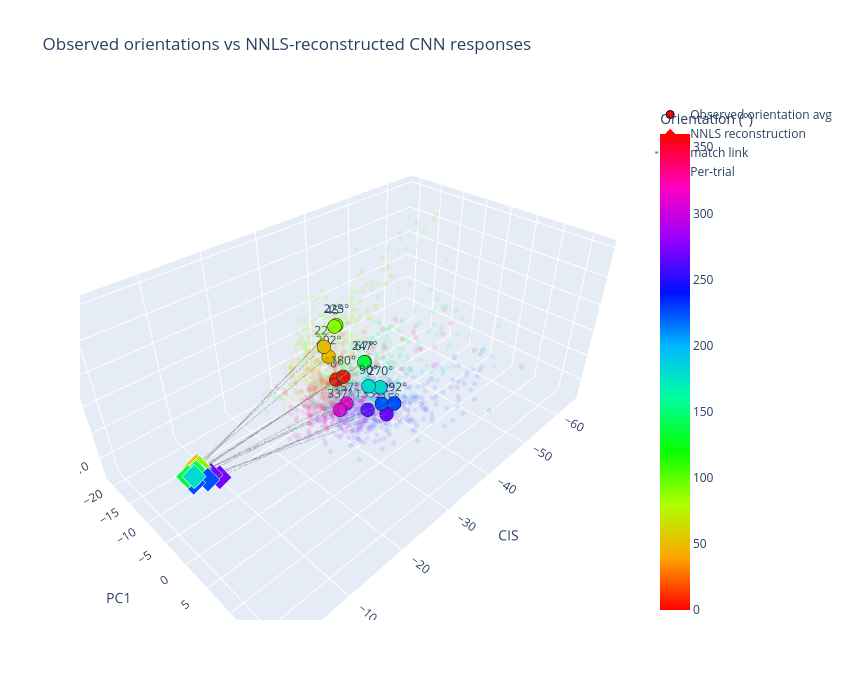

Notebook code cell kept with this figure:
### Code cell
import plotly.graph_objects as go

# Add the per-neuron prediction mean back so reconstructions live in the same
# uncentered space as `coords` (the observed orientation averages).
pred_mean       = pred_total.mean(axis=0)                          # (n_neurons,)
nnls_recon_full = recon_per_orient + pred_mean                     # (n_orient, n_neurons)
nnls_coords     = np.round(nnls_recon_full) @ proj                           # (n_orient, 3)

doubled = (np.array(visual_orientation_degs) * 2) % 360

fig = go.Figure()
fig.add_trace(go.Scatter3d(
    x=coords[:, 0], y=coords[:, 1], z=coords[:, 2],
    mode='markers+text',
    marker=dict(size=8, color=doubled, colorscale='HSV', cmin=0, cmax=360,
                line=dict(color='black', width=1),
                colorbar=dict(title='Orientation (°)')),
    text=[f'{int(o)}°' for o in visual_orientation_degs],
    textposition='top center',
    name='Observed orientation avg',
))
fig.add_trace(go.Scatter3d(
    x=nnls_coords[:, 0], y=nnls_coords[:, 1], z=nnls_coords[:, 2],
    mode='markers',
    marker=dict(size=8, color=doubled, colorscale='HSV', cmin=0, cmax=360,
                symbol='diamond', line=dict(color='white', width=1)),
    name='NNLS reconstruction',
))
for o in range(len(visual_orientation_degs)):
    fig.add_trace(go.Scatter3d(
        x=[coords[o, 0], nnls_coords[o, 0]],
        y=[coords[o, 1], nnls_coords[o, 1]],
        z=[coords[o, 2], nnls_coords[o, 2]],
        mode='lines', line=dict(color='gray', width=2, dash='dot'),
        showlegend=(o == 0), name='match link', hoverinfo='skip',
    ))
# Per-trial points overlay: low-alpha cloud showing CIS variation across trials.
trial_coords  = []
trial_doubled = []
for o_idx, orientation in enumerate(visual_orientation_degs):
    trial_times = visual_trial_df[visual_trial_df['orientation'] == orientation]['timestamp'].values[:N_VIS_TRIALS]
    for t_time in trial_times:
        trial_spikes = visual_spikes[(visual_spikes['timestamp'] >= t_time) &
                                     (visual_spikes['timestamp'] <  t_time + WINDOW_LEN)]
        x_trial = np.zeros(n_neurons)
        if not trial_spikes.empty:
            counts = trial_spikes.groupby('neuron_id').size()
            for nid, c in counts.items():
                if nid in neuron_to_idx:
                    x_trial[neuron_to_idx[nid]] = c
        trial_coords.append(x_trial @ proj)
        trial_doubled.append((int(orientation) * 2) % 360)
trial_coords  = np.array(trial_coords)
trial_doubled = np.array(trial_doubled)

fig.add_trace(go.Scatter3d(
    x=trial_coords[:, 0], y=trial_coords[:, 1], z=trial_coords[:, 2],
    mode='markers',
    marker=dict(size=3, color=trial_doubled, colorscale='HSV',
                cmin=0, cmax=360, opacity=0.1, line=dict(width=0)),
    name='Per-trial', hoverinfo='skip',
))



fig.update_layout(
    title='Observed orientations vs NNLS-reconstructed CNN responses',
    scene=dict(xaxis_title='CIS', yaxis_title='PC1', zaxis_title='PC2',
               aspectmode='data'),
    width=850, height=700,
)
fig.show()

### Figure 1 — Plotly figure (JSON) as saved in the notebook; plotly's stock layout.template omitted (floating-point values rounded to 4 significant figures; data arrays with more than 128 entries replaced by an {"elided": "..."} marker saying what was removed)
{"data": [{"marker": {"cmax": 360, "cmin": 0, "color": [0.0, 45.0, 90.0, 135.0, 180.0, 225.0, 270.0, 315.0, 0.0, 45.0, 90.0, 135.0, 180.0, 225.0, 270.0, 315.0], "colorbar": {"title": {"text": "Orientation (°)"}}, "colorscale": [[0, "#ff0000"], [0.1111, "#ffa700"], [0.2222, "#afff00"], [0.3333, "#08ff00"], [0.4444, "#00ff9f"], [0.5556, "#00b7ff"], [0.6667, "#0010ff"], [0.7778, "#9700ff"], [0.8889, "#ff00bf"], [1, "#ff0000"]], "line": {"color": "black", "width": 1}, "size": 8}, "mode": "markers+text", "name": "Observed orientation avg", "text": ["0°", "22°", "45°", "67°", "90°", "112°", "135°", "157°", "180°", "202°", "225°", "247°", "270°", "292°", "315°", "337°"], "textposition": "top center", "type": "scatter3d", "x": [-30.86, -30.82, -30.16, -28.99, -26.69, -28.18, -29.37, -29.63, -31.33, -31.02, -31.01, -29.08, -28.3, -29.29, -31.47, -27.44], "y": [-5.602, -8.218, -4.904, 2.452, 5.552, 6.754, 2.825, -2.036, -4.435, -7.404, -5.425, 2.439, 6.293, 8.127, 4.768, -1.184], "z": [-3.925, 1.143, 6.647, 4.454, 3.13, -0.1757, -4.283, -6.02, -2.983, -0.4288, 6.248, 4.434, 2.47, 0.04792, -5.227, -5.531]}, {"marker": {"cmax": 360, "cmin": 0, "color": [0.0, 45.0, 90.0, 135.0, 180.0, 225.0, 270.0, 315.0, 0.0, 45.0, 90.0, 135.0, 180.0, 225.0, 270.0, 315.0], "colorscale": [[0, "#ff0000"], [0.1111, "#ffa700"], [0.2222, "#afff00"], [0.3333, "#08ff00"], [0.4444, "#00ff9f"], [0.5556, "#00b7ff"], [0.6667, "#0010ff"], [0.7778, "#9700ff"], [0.8889, "#ff00bf"], [1, "#ff0000"]], "line": {"color": "white", "width": 1}, "size": 8, "symbol": "diamond"}, "mode": "markers", "name": "NNLS reconstruction", "type": "scatter3d", "x": [-2.045, -2.403, -2.633, -0.8263, -1.338, -2.514, -4.168, -1.991, -2.138, -2.52, -2.119, -1.866, -2.182, -1.079, -3.37, -1.262], "y": [-0.4281, -0.9486, -0.1255, 0.1271, 0.6967, 1.709, 1.639, -0.1658, -0.4208, -0.6379, -0.172, 0.2653, 0.6524, 0.7476, 1.031, -0.4424], "z": [-0.4669, 0.0328, 0.4778, 0.3896, 0.4525, -0.2214, -1.052, -0.3467, -0.4026, 0.4764, 0.3129, 0.4595, -0.03478, -0.4076, -0.4784, -0.4889]}, {"hoverinfo": "skip", "line": {"color": "gray", "dash": "dot", "width": 2}, "mode": "lines", "name": "match link", "showlegend": true, "type": "scatter3d", "x": [-30.86, -2.045], "y": [-5.602, -0.4281], "z": [-3.925, -0.4669]}, {"hoverinfo": "skip", "line": {"color": "gray", "dash": "dot", "width": 2}, "mode": "lines", "name": "match link", "showlegend": false, "type": "scatter3d", "x": [-30.82, -2.403], "y": [-8.218, -0.9486], "z": [1.143, 0.0328]}, {"hoverinfo": "skip", "line": {"color": "gray", "dash": "dot", "width": 2}, "mode": "lines", "name": "match link", "showlegend": false, "type": "scatter3d", "x": [-30.16, -2.633], "y": [-4.904, -0.1255], "z": [6.647, 0.4778]}, {"hoverinfo": "skip", "line": {"color": "gray", "dash": "dot", "width": 2}, "mode": "lines", "name": "match link", "showlegend": false, "type": "scatter3d", "x": [-28.99, -0.8263], "y": [2.452, 0.1271], "z": [4.454, 0.3896]}, {"hoverinfo": "skip", "line": {"color": "gray", "dash": "dot", "width": 2}, "mode": "lines", "name": "match link", "showlegend": false, "type": "scatter3d", "x": [-26.69, -1.338], "y": [5.552, 0.6967], "z": [3.13, 0.4525]}, {"hoverinfo": "skip", "line": {"color": "gray", "dash": "dot", "width": 2}, "mode": "lines", "name": "match link", "showlegend": false, "type": "scatter3d", "x": [-28.18, -2.514], "y": [6.754, 1.709], "z": [-0.1757, -0.2214]}, {"hoverinfo": "skip", "line": {"color": "gray", "dash": "dot", "width": 2}, "mode": "lines", "name": "match link", "showlegend": false, "type": "scatter3d", "x": [-29.37, -4.168], "y": [2.825, 1.639], "z": [-4.283, -1.052]}, {"hoverinfo": "skip", "line": {"color": "gray", "dash": "dot", "width": 2}, "mode": "lines", "name": "match link", "showlegend": false, "type": "scatter3d", "x": [-29.63, -1.991], "y": [-2.036, -0.1658], "z": [-6.02, -0.3467]}, {"hoverinfo": "skip", "line": {"color": "gray", "dash": "dot", "width": 2}, "mode": "lines", "name": "match link", "showlegend": false, "type": "scatter3d", "x": [-31.33, -2.138], "y": [-4.435, -0.4208], "z": [-2.983, -0.4026]}, {"hoverinfo": "skip", "line": {"color": "gray", "dash": "dot", "width": 2}, "mode": "lines", "name": "match link", "showlegend": false, "type": "scatter3d", "x": [-31.02, -2.52], "y": [-7.404, -0.6379], "z": [-0.4288, 0.4764]}, {"hoverinfo": "skip", "line": {"color": "gray", "dash": "dot", "width": 2}, "mode": "lines", "name": "match link", "showlegend": false, "type": "scatter3d", "x": [-31.01, -2.119], "y": [-5.425, -0.172], "z": [6.248, 0.3129]}, {"hoverinfo": "skip", "line": {"color": "gray", "dash": "dot", "width": 2}, "mode": "lines", "name": "match link", "showlegend": false, "type": "scatter3d", "x": [-29.08, -1.866], "y": [2.439, 0.2653], "z": [4.434, 0.4595]}, {"hoverinfo": "skip", "line": {"color": "gray", "dash": "dot", "width": 2}, "mode": "lines", "name": "match link", "showlegend": false, "type": "scatter3d", "x": [-28.3, -2.182], "y": [6.293, 0.6524], "z": [2.47, -0.03478]}, {"hoverinfo": "skip", "line": {"color": "gray", "dash": "dot", "width": 2}, "mode": "lines", "name": "match link", "showlegend": false, "type": "scatter3d", "x": [-29.29, -1.079], "y": [8.127, 0.7476], "z": [0.04792, -0.4076]}, {"hoverinfo": "skip", "line": {"color": "gray", "dash": "dot", "width": 2}, "mode": "lines", "name": "match link", "showlegend": false, "type": "scatter3d", "x": [-31.47, -3.37], "y": [4.768, 1.031], "z": [-5.227, -0.4784]}, {"hoverinfo": "skip", "line": {"color": "gray", "dash": "dot", "width": 2}, "mode": "lines", "name": "match link", "showlegend": false, "type": "scatter3d", "x": [-27.44, -1.262], "y": [-1.184, -0.4424], "z": [-5.531, -0.4889]}, {"hoverinfo": "skip", "marker": {"cmax": 360, "cmin": 0, "color": {"elided": "1600 int values"}, "colorscale": [[0, "#ff0000"], [0.1111, "#ffa700"], [0.2222, "#afff00"], [0.3333, "#08ff00"], [0.4444, "#00ff9f"], [0.5556, "#00b7ff"], [0.6667, "#0010ff"], [0.7778, "#9700ff"], [0.8889, "#ff00bf"], [1, "#ff0000"]], "line": {"width": 0}, "opacity": 0.1, "size": 3}, "mode": "markers", "name": "Per-trial", "type": "scatter3d", "x": {"elided": "1600 float values"}, "y": {"elided": "1600 float values"}, "z": {"elided": "1600 float values"}}], "layout": {"height": 700, "scene": {"aspectmode": "data", "xaxis": {"title": {"text": "CIS"}}, "yaxis": {"title": {"text": "PC1"}}, "zaxis": {"title": {"text": "PC2"}}}, "title": {"text": "Observed orientations vs NNLS-reconstructed CNN responses"}, "width": 850}}
